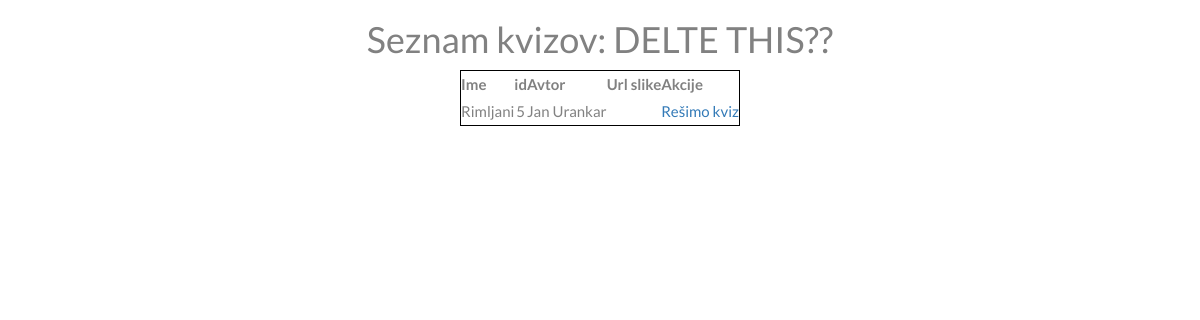
The page /list_quizes on the database as committed earlier.
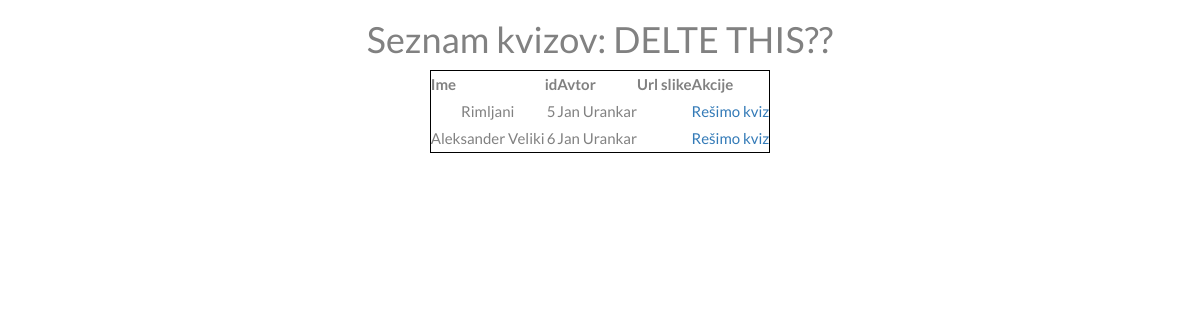
The same page on the database as committed later.
### webapp/models.py (models this page shows)
class dbQuiz(models.Model):
    id = models.BigAutoField(primary_key=True)
    name = models.CharField(max_length=200, default="Kviz 1")
    author = models.CharField(max_length=200)
    password = models.CharField(max_length=200) # geslo za kviz (da ni vsak kviz dostopen vsakomur)
    pictureUrl = models.CharField(max_length=200)   # url can be local or online
    created_at = models.DateTimeField(auto_now_add=True)
    updated_at = models.DateTimeField(auto_now=True)

### webapp/views.py (the view)
# urls.py: path('list_quizes', views.list_quizes, name='list_quizes'),
def list_quizes(request):
    kvizi = dbQuiz.objects.all()
    return render(request, "quiz_list.html", {'kvizi': kvizi})

### templates/quiz_list.html (shortened to what this page needs)
{% extends "skeleton.html" %}
{% block content %}
    <h1>Seznam kvizov: DELTE THIS??</h1>
    <table style="border: 1px solid black;">
        <tr>
            <th>Ime</th>
            <th>id</th>
            <th>Avtor</th>
            <th>Url slike</th>
            <th>Akcije</th>
        </tr>
        {% for i in kvizi %}
            <tr>
                <td>{{i.name}}</td>
                <td>{{i.id}}</td>
                <td>{{i.author}}</td>
                <td>{{i.pictureUrl}}</td>
                <td>
                    <a href="select_username/{{i.id}}">Rešimo kviz</a>
                </td>
            </tr>
        {%endfor%}
    </table>
{% endblock content %}

Rows that differ between the two databases and show on the page:
added dbQuiz: name "Aleksander Veliki", id "6", author "Jan Urankar"
